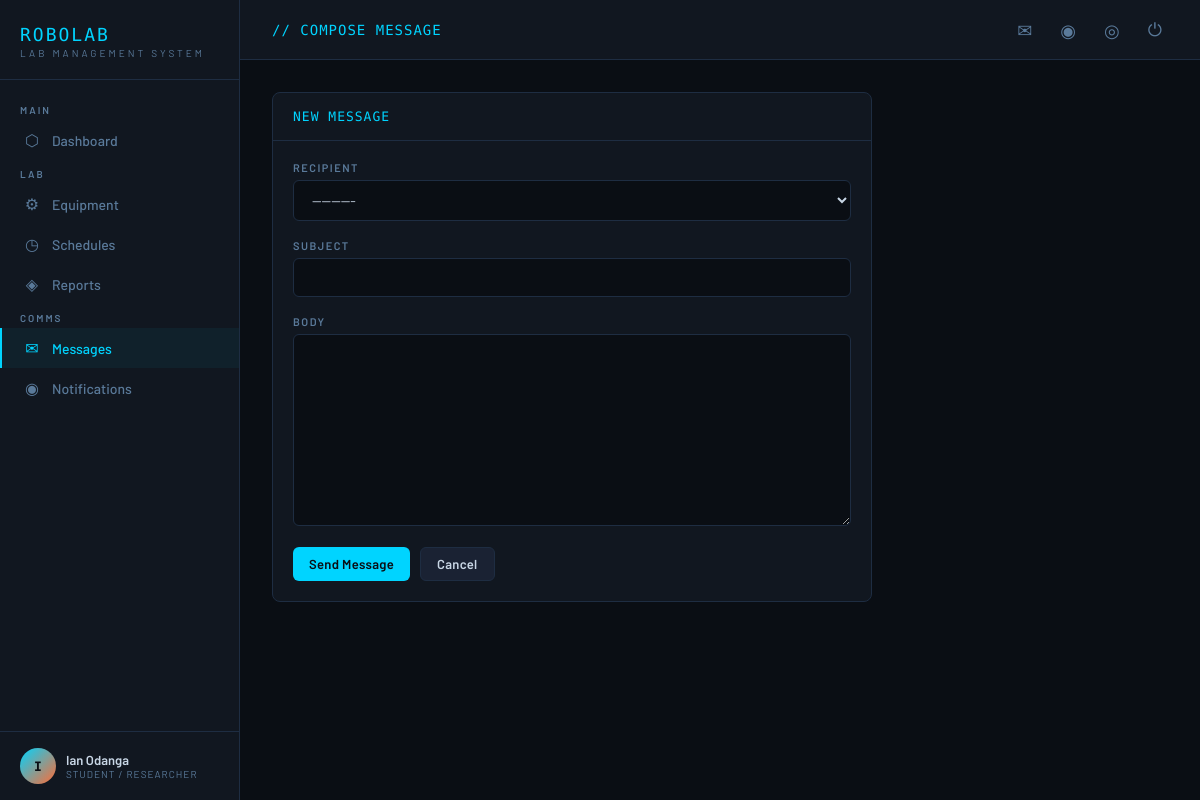
Page /messages/compose/ (signed in) on the committed database.
### accounts/models.py (models this page shows, shortened)
class User(AbstractUser):
    ROLE_ADMIN = 'admin'
    ROLE_TECHNICIAN = 'technician'
    ROLE_RESEARCHER = 'researcher'
    ROLE_CHOICES = [
        (ROLE_ADMIN, 'Admin'),
        (ROLE_TECHNICIAN, 'Lab Technician'),
        (ROLE_RESEARCHER, 'Student / Researcher'),
    ]
    role = models.CharField(max_length=20, choices=ROLE_CHOICES, default=ROLE_RESEARCHER)
    phone = models.CharField(max_length=20, blank=True)
    department = models.CharField(max_length=100, blank=True)
    bio = models.TextField(blank=True)
    avatar = models.ImageField(upload_to='avatars/', blank=True, null=True)
    def is_admin(self):
        return self.role == self.ROLE_ADMIN
    def __str__(self):
        return f"{self.get_full_name() or self.username} ({self.get_role_display()})"

### messaging_app/views.py (the view)
# urls.py: path('compose/', views.compose, name='compose'),
@login_required
def compose(request):
    if request.method == 'POST':
        form = ComposeForm(request.POST, user=request.user)
        if form.is_valid():
            msg = form.save(commit=False)
            msg.sender = request.user
            msg.save()
            Notification.objects.create(
                user=msg.recipient,
                message=f'New message from {request.user.get_full_name() or request.user.username}: {msg.subject}',
                notif_type=Notification.TYPE_INFO,
                link=f'/messages/{msg.pk}/',
            )
            messages.success(request, 'Message sent.')
            return redirect('messaging_app:inbox')
    else:
        form = ComposeForm(user=request.user)
    return render(request, 'messaging_app/compose.html', {'form': form})

### messaging_app/forms.py
class ComposeForm(forms.ModelForm):
    class Meta:
        model = Message
        fields = ('recipient', 'subject', 'body')
    def __init__(self, *args, **kwargs):
        current_user = kwargs.pop('user', None)
        super().__init__(*args, **kwargs)
        if current_user:
            self.fields['recipient'].queryset = User.objects.exclude(pk=current_user.pk)
        for f in self.fields.values():
            f.widget.attrs['class'] = 'form-control'

### core/context_processors.py (called while the page is built)
def unread_counts(request):
    if request.user.is_authenticated:
        unread_count = Message.objects.filter(recipient=request.user, is_read=False).count()
        unread_notifications = Notification.objects.filter(user=request.user, is_read=False).count()
    else:
        unread_count = 0
        unread_notifications = 0
    return {
        'unread_count': unread_count,
        'unread_notifications': unread_notifications,
    }

### templates/messaging_app/compose.html (shortened to what this page needs)
{% extends 'base.html' %}
{% block page_title %}// COMPOSE MESSAGE{% endblock %}
{% block content %}
<div style="max-width:600px;">
  <div class="card">
    <div class="card-header">
      <span class="card-title">{% if replying_to %}Reply to: {{ replying_to.subject }}{% else %}New Message{% endif %}</span>
    </div>
    <div class="card-body">
      <form method="post">
        {% for field in form %}
        <div class="form-group">
          <label class="form-label">{{ field.label }}</label>
          {{ field }}
        </div>
        {% endfor %}
        <div style="display:flex;gap:10px;">
          <button type="submit" class="btn btn-primary">Send Message</button>
          <a href="{% url 'messaging_app:inbox' %}" class="btn btn-secondary">Cancel</a>
        </div>
      </form>
    </div>
  </div>
</div>
{% endblock %}

### templates/base.html (shortened to what this page needs)
<!DOCTYPE html>
<html lang="en">
<head>
</head>
<body>
{% if user.is_authenticated %}
<aside class="sidebar">
  <div class="sidebar-logo">
    <div class="logo-text">ROBOLAB</div>
    <div class="logo-sub">Lab Management System</div>
  </div>
  <nav class="sidebar-nav">
    <div class="nav-section">Main</div>
    <a href="{% url 'core:dashboard' %}" class="nav-link {% if request.resolver_match.app_name == 'core' %}active{% endif %}">
      <span class="nav-icon">⬡</span> Dashboard
    </a>
    <div class="nav-section">Lab</div>
    <a href="{% url 'inventory:equipment_list' %}" class="nav-link {% if request.resolver_match.app_name == 'inventory' %}active{% endif %}">
      <span class="nav-icon">⚙</span> Equipment
    </a>
    <a href="{% url 'schedules:session_list' %}" class="nav-link {% if request.resolver_match.app_name == 'schedules' %}active{% endif %}">
      <span class="nav-icon">◷</span> Schedules
    </a>
    <a href="{% url 'lab_reports:report_list' %}" class="nav-link {% if request.resolver_match.app_name == 'lab_reports' %}active{% endif %}">
      <span class="nav-icon">◈</span> Reports
    </a>
    <div class="nav-section">Comms</div>
    <a href="{% url 'messaging_app:inbox' %}" class="nav-link {% if request.resolver_match.app_name == 'messaging_app' %}active{% endif %}">
      <span class="nav-icon">✉</span> Messages
    </a>
    <a href="{% url 'messaging_app:notifications' %}" class="nav-link">
      <span class="nav-icon">◉</span> Notifications
    </a>
  </nav>
  <div class="sidebar-user">
    <div class="user-avatar">{{ user.username|first|upper }}</div>
    <div class="user-info">
      <div class="user-name">{{ user.get_full_name|default:user.username }}</div>
      <div class="user-role">{{ user.get_role_display }}</div>
    </div>
  </div>
</aside>
{% endif %}
<div class="main">
  {% if user.is_authenticated %}
  <div class="topbar">
    <div class="page-title">{% block page_title %}DASHBOARD{% endblock %}</div>
    <div class="topbar-actions">
      <a href="{% url 'messaging_app:inbox' %}" class="topbar-btn" title="Messages">
        ✉
      </a>
      <a href="{% url 'messaging_app:notifications' %}" class="topbar-btn" title="Notifications">◉</a>
      <a href="{% url 'accounts:profile' %}" class="topbar-btn" title="Profile">◎</a>
      <a href="{% url 'accounts:logout' %}" class="topbar-btn" title="Logout">⏻</a>
    </div>
  </div>
  {% endif %}
  <div class="content">
    {% block content %}{% endblock %}
  </div>
</div>
</body>
</html>

### templates/base.html (style rules this page uses)
:root { --bg: #0a0e14; --surface: #111720; --surface2: #1a2233; --border: #1e2d42; --accent: #00d4ff; --accent2: #ff6b35; --green: #00ff88; --text: #c8d6e5; --text-dim: #5a7a9a; --danger: #ff4757; --warning: #ffa502; --mono: 'Share Tech Mono', monospace; --sans: 'Barlow', sans-serif; --nav-w: 240px; }
*, *::before, *::after { box-sizing: border-box; margin: 0; padding: 0; }
body { background: var(--bg); color: var(--text); font-family: var(--sans); font-size: 15px; min-height: 100vh; display: flex; }
.sidebar { width: var(--nav-w); background: var(--surface); border-right: 1px solid var(--border); display: flex; flex-direction: column; position: fixed; top: 0; left: 0; bottom: 0; z-index: 100; }
.sidebar-logo { padding: 24px 20px 20px; border-bottom: 1px solid var(--border); }
.logo-text { font-family: var(--mono); font-size: 18px; color: var(--accent); letter-spacing: 2px; }
.logo-sub { font-size: 10px; color: var(--text-dim); letter-spacing: 3px; text-transform: uppercase; margin-top: 2px; }
.sidebar-nav { flex: 1; padding: 16px 0; overflow-y: auto; }
.nav-section { padding: 8px 20px 4px; font-size: 10px; color: var(--text-dim); text-transform: uppercase; letter-spacing: 2px; font-weight: 600; }
.nav-link { display: flex; align-items: center; gap: 10px; padding: 10px 20px; color: var(--text-dim); text-decoration: none; font-size: 14px; font-weight: 500; transition: all 0.15s; border-left: 2px solid transparent; position: relative; }
.nav-link:hover, .nav-link.active { color: var(--accent); background: rgba(0, 212, 255, 0.05); border-left-color: var(--accent); }
.nav-icon { font-size: 16px; width: 20px; text-align: center; }
.sidebar-user { padding: 16px 20px; border-top: 1px solid var(--border); display: flex; align-items: center; gap: 10px; }
.user-avatar { width: 36px; height: 36px; border-radius: 50%; background: linear-gradient(135deg, var(--accent), var(--accent2)); display: flex; align-items: center; justify-content: center; font-family: var(--mono); font-size: 13px; color: var(--bg); font-weight: bold; flex-shrink: 0; }
.user-info { flex: 1; min-width: 0; }
.user-name { font-size: 13px; font-weight: 600; white-space: nowrap; overflow: hidden; text-overflow: ellipsis; }
.user-role { font-size: 10px; color: var(--text-dim); text-transform: uppercase; letter-spacing: 1px; }
.main { margin-left: var(--nav-w); flex: 1; display: flex; flex-direction: column; min-height: 100vh; }
.topbar { background: var(--surface); border-bottom: 1px solid var(--border); padding: 0 32px; height: 60px; display: flex; align-items: center; justify-content: space-between; position: sticky; top: 0; z-index: 50; }
.page-title { font-family: var(--mono); font-size: 14px; color: var(--accent); letter-spacing: 1px; }
.topbar-actions { display: flex; align-items: center; gap: 16px; }
.topbar-btn { background: none; border: none; color: var(--text-dim); cursor: pointer; font-size: 18px; padding: 6px; border-radius: 6px; transition: color 0.15s; text-decoration: none; display: inline-flex; align-items: center; position: relative; }
.content { padding: 32px; flex: 1; }
.card { background: var(--surface); border: 1px solid var(--border); border-radius: 8px; overflow: hidden; }
.card-header { padding: 16px 20px; border-bottom: 1px solid var(--border); display: flex; align-items: center; justify-content: space-between; }
.card-title { font-family: var(--mono); font-size: 13px; color: var(--accent); letter-spacing: 1px; text-transform: uppercase; }
.card-body { padding: 20px; }
.btn { display: inline-flex; align-items: center; gap: 6px; padding: 8px 16px; border-radius: 6px; border: none; font-family: var(--sans); font-size: 13px; font-weight: 600; cursor: pointer; text-decoration: none; transition: all 0.15s; letter-spacing: 0.3px; }
.btn-primary { background: var(--accent); color: var(--bg); }
.btn-secondary { background: var(--surface2); color: var(--text); border: 1px solid var(--border); }
.form-group { margin-bottom: 18px; }
.form-label { display: block; font-size: 11px; text-transform: uppercase; letter-spacing: 1.5px; color: var(--text-dim); margin-bottom: 6px; font-weight: 600; }
.form-control { width: 100%; background: var(--bg); border: 1px solid var(--border); color: var(--text); padding: 10px 14px; border-radius: 6px; font-family: var(--sans); font-size: 14px; transition: border-color 0.15s; }
select.form-control option { background: var(--surface); }
textarea.form-control { min-height: 100px; resize: vertical; }

### rows in the picture
User: username|first "I", get_full_name "Ian Odanga", role "STUDENT / RESEARCHER"

### other values in the picture
{{ field.label }} "RECIPIENT" "SUBJECT" "BODY"
